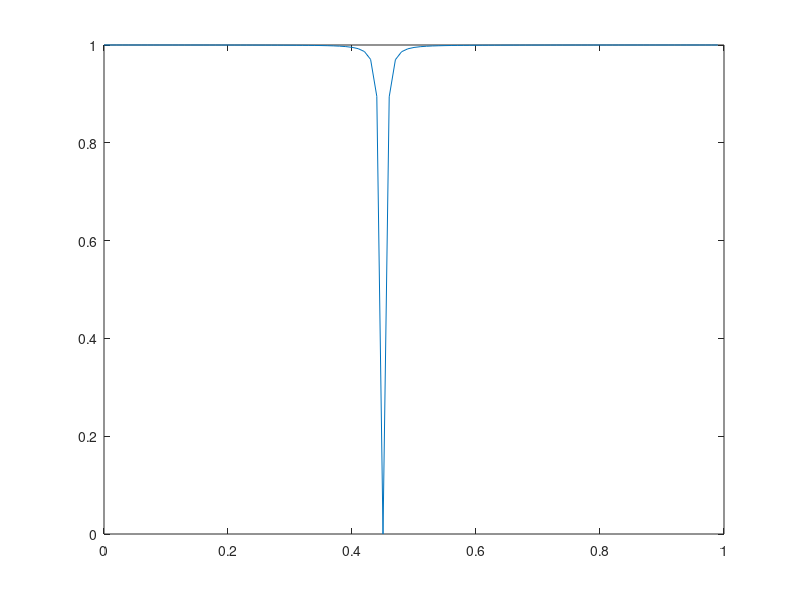
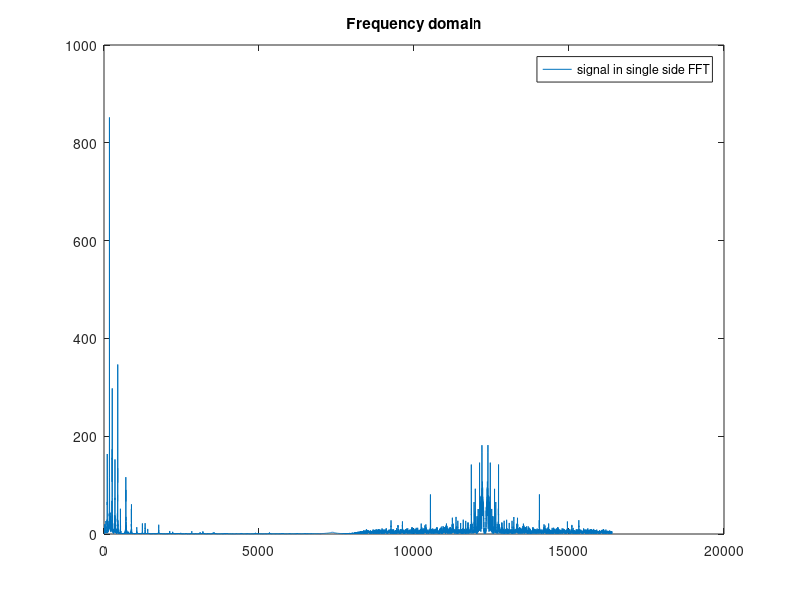
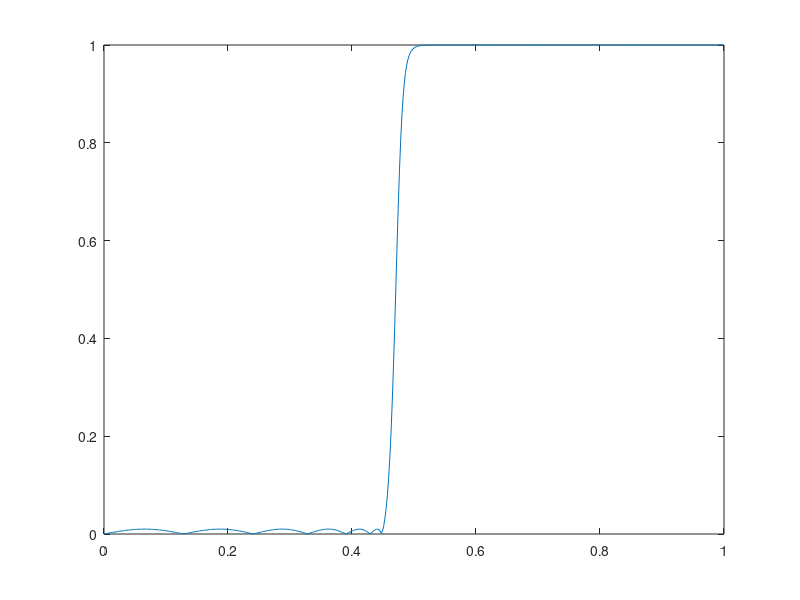
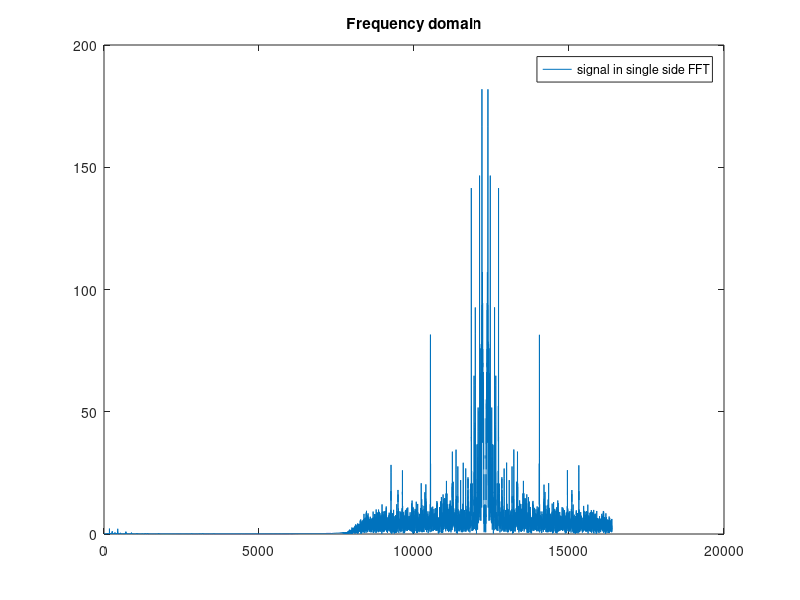

Write MATLAB code to recreate these figures, in order.
%second order notch filter, block A
clc
clear all
close all

load('projsignal1.mat');
%this is the input
rs = rs(1:25E3);%only take the first 25000 data point
fs1 = 32.768e3;
%beta = cos(2*pi*(4915/fs1));
beta = cos(2*pi*(7372.8/fs1));
notch_bw = 0.01*pi;%changed to a wider bandwidth
alpha = (1/cos(notch_bw)) - sqrt((1)/((cos(notch_bw))^2)-1);



num_A  = ((1+alpha)/2).*[1 -2*beta 1];
dem_A = [1 -beta*(1+alpha) alpha];

%filter characteristic
[hA, wA] = freqz(num_A, dem_A, 1E2);
%magnitude plot
plot(wA/pi, abs(hA));



r1r2 = filter(num_A, dem_A, rs);

figure;
N=25000;
X1_mags = abs(fft(r1r2));
fax_bins = [0 : N-1]; %frequency axis in bins
N_2 = ceil(N/2);
plot(fax_bins(1:N_2)*fs1/N, X1_mags(1:N_2));
legend('signal in single side FFT');
title('Frequency domain');

%%now we want a lowpass filter to filter out high frequency
%%to get r1


figure;
%We want to filter the 
dp=0.01; ds=0.01;
%peak passband ripple and minimum stopband attenuation in dB
ap=-20*log10(1-dp); as=-20*log10(ds);


ws = (2* 8192/fs1)-0.05;
wp = 2* 8192/fs1;%passband

[ordD, ~] = cheb2ord(wp, ws, ap, as);
[num_D, dem_D] = cheby2(ordD, as, ws, 'high');
[hD, wD] = freqz(num_D, dem_D);
plot(wD/pi, abs(hD));


r2 = filter(num_D, dem_D, r1r2);

figure;
N=25000;
X1_mags = abs(fft(r2));
fax_bins = [0 : N-1]; %frequency axis in bins
N_2 = ceil(N/2);
plot(fax_bins(1:N_2)*fs1/N, X1_mags(1:N_2));
legend('signal in single side FFT');
title('Frequency domain');
%sound(r2, fs1);



t = (0:1:24999).* (1/fs1);
demod = zeros(1, 25000);
for i = 1:1:25000
    demod(i) = r2(i).*cos(2*pi*12288*t(i)+ 0.3*pi );
end

figure;
N=25000;
X1_mags = abs(fft(demod));
fax_bins = [0 : N-1]; %frequency axis in bins
N_2 = ceil(N/2);
plot(fax_bins(1:N_2)*fs1/N, X1_mags(1:N_2));
legend('signal in single side FFT');
title('Frequency domain');


%the only requirement here is the passband of r1
dp=0.01; ds=6.8E-3;
%peak passband ripple and minimum stopband attenuation in dB
ap=-20*log10(1-dp); as=-20*log10(ds);

wp = 2* 4096/fs1;
ws = wp +0.05;%right after passband

[ordD, ~] = cheb2ord(wp, ws, ap, as);
[num_D, dem_D] = cheby2(ordD, as, ws, 'low');
[hD, wD] = freqz(num_D, dem_D);
plot(wD/pi, abs(hD));

%DEMOD AND LPFILTERED
r1 = filter(num_D, dem_D, demod);
sound(r1, fs1);

figure;
N=25000;
X1_mags = abs(fft(r1));
fax_bins = [0 : N-1]; %frequency axis in bins
N_2 = ceil(N/2);
plot(fax_bins(1:N_2)*fs1/N, X1_mags(1:N_2));
legend('signal in single side FFT');
title('Frequency domain');

sound(r1, fs1);





% t = (0:1:24999).* (1/fs1);
% demod = zeros(1, 25000);
% for i = 1:1:25000
%     demod(i) = r2(i).*cos(2*pi*12288*t(i)+ 0.6*pi );
% end
% 
% figure;
% N=25000;
% X1_mags = abs(fft(demod));
% fax_bins = [0 : N-1]; %frequency axis in bins
% N_2 = ceil(N/2);
% plot(fax_bins(1:N_2)*fs1/N, X1_mags(1:N_2));
% legend('signal in single side FFT');
% title('Frequency domain');
% 
% figure;
% %the only requirement here is the passband of r1
% dp=0.01; ds=6.8E-3;
% %peak passband ripple and minimum stopband attenuation in dB
% ap=-20*log10(1-dp); as=-20*log10(ds);
% 
% wp = 2* 4096/fs1;
% ws = wp +0.05;%right after passband
% 
% [ordD, ~] = cheb2ord(wp, ws, ap, as);
% [num_D, dem_D] = cheby2(ordD, as, ws, 'low');
% [hD, wD] = freqz(num_D, dem_D);
% plot(wD/pi, abs(hD));
% 
% %DEMOD AND LPFILTERED
% r1 = filter(num_D, dem_D, demod);
% sound(r1, fs1);
% 
% figure;
% N=25000;
% X1_mags = abs(fft(r1));
% fax_bins = [0 : N-1]; %frequency axis in bins
% N_2 = ceil(N/2);
% plot(fax_bins(1:N_2)*fs1/N, X1_mags(1:N_2));
% legend('signal in single side FFT');
% title('Frequency domain');
